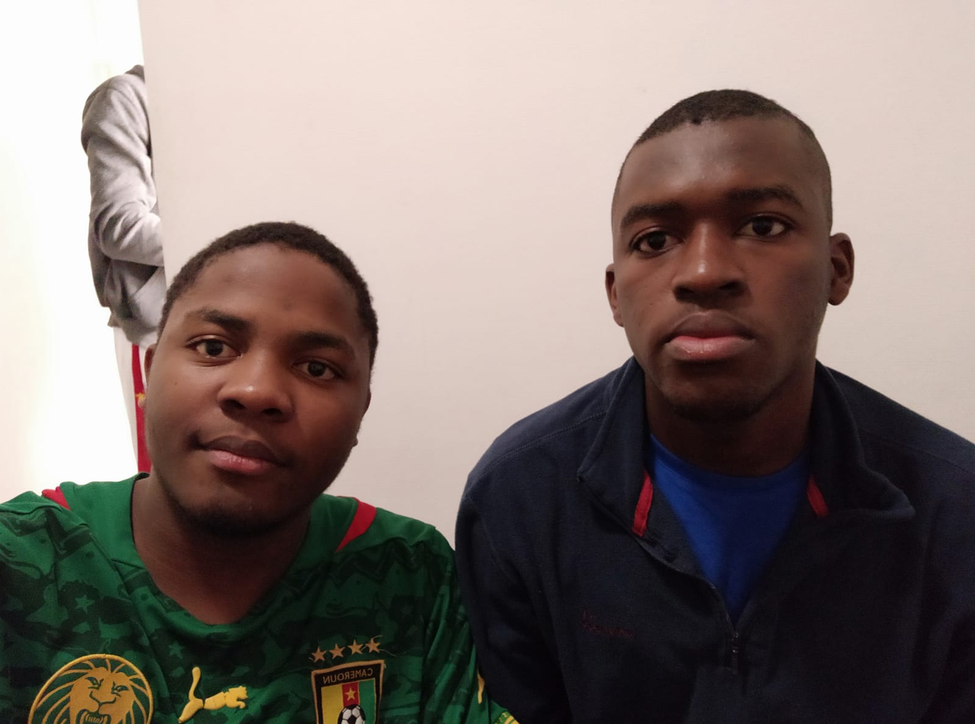
#> input picture test.png, 975 x 724 px, shrunk from 1599 x 1187 before the run
$ python face_detection.py
#> lines starting #> are read from the running program, lines starting #| are printed output that depends on the picture; after the words box and inside, x2 and y2 are one past the last pixel; in counts of white or black regions, pixels touching at a corner belong together
# -*- coding: utf-8 -*-
"""
Created on Mon Feb  1 22:49:27 2021

@author: aubin
"""

import cv2 as cv
import numpy as np
import matplotlib.pyplot as plt

# detect if there is a face not whose face it is which is face recognition
# https://github.com/opencv/opencv/tree/master/data/haarcascades

img = cv.imread("test.png")
#> img is the input picture: shape (724, 975, 3); mean B, G, R 112.5, 117.3, 129.5
cv.imshow("image", img)

gray = cv.cvtColor(img, cv.COLOR_BGR2GRAY)
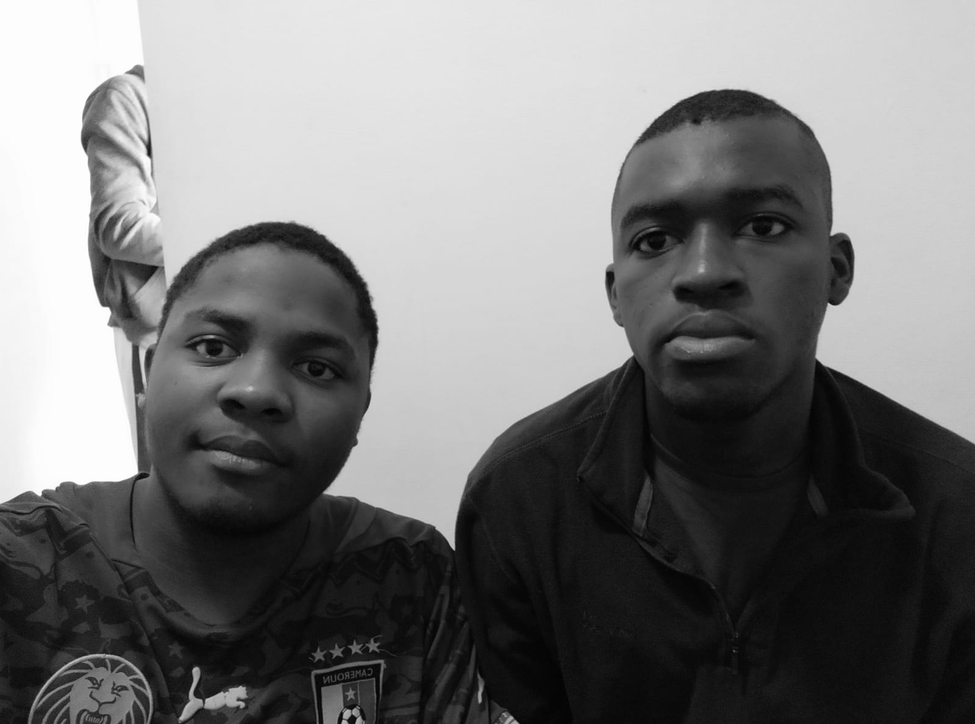
#> gray: shape (724, 975); min 2, max 255, mean 120.3
cv.imshow("gray", gray)

# read the xml file
haar_cascade = cv.CascadeClassifier("haar_face.xml")

# return the rectangle cornet of the face, minNeighbors and scaleFactor increase the detection of face
# but more minNeighbors
faces_rect = haar_cascade.detectMultiScale(gray, scaleFactor=1.1, minNeighbors=3)
#> faces_rect = [[588, 137, 239, 239], [140, 259, 242, 242]]

# print the number of faces found
print("the number of face is ", len(faces_rect))
#| the number of face is  2

for (x,y,w,h) in faces_rect:
    cv.rectangle(img, (x,y), (x+w,y+h), (0,255,0), thickness=2)
#> this loop made 2 passes
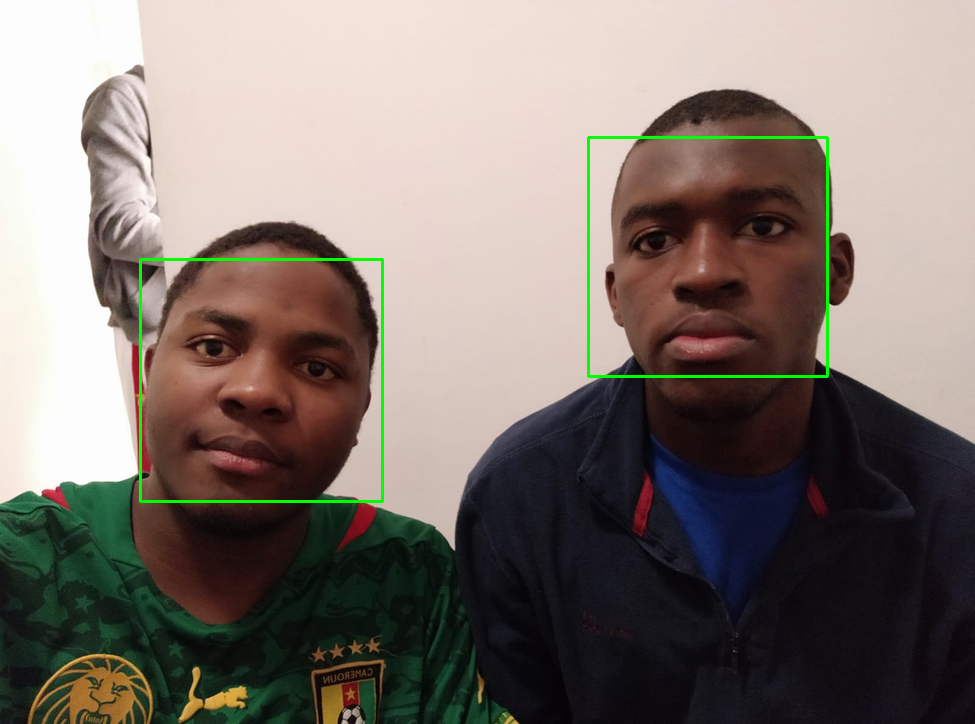
#> img: shape (724, 975, 3); 0.82% of pixels changed, all inside (x1, y1, x2, y2) = (139, 136, 829, 503)
cv.imshow("Detected Faces", img)


cv.waitKey(0)
